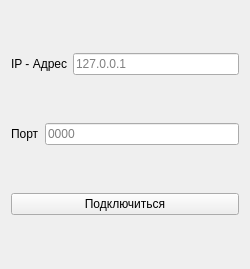
<?xml version="1.0" encoding="UTF-8"?>
<ui version="4.0">
 <class>TCPSettings</class>
 <widget class="QWidget" name="TCPSettings">
  <property name="geometry">
   <rect>
    <x>0</x>
    <y>0</y>
    <width>250</width>
    <height>269</height>
   </rect>
  </property>
  <property name="windowTitle">
   <string>Настройки TCP</string>
  </property>
  <layout class="QVBoxLayout" name="verticalLayout">
   <item>
    <layout class="QHBoxLayout" name="horizontalLayout">
     <property name="spacing">
      <number>5</number>
     </property>
     <item>
      <widget class="QLabel" name="label">
       <property name="sizePolicy">
        <sizepolicy hsizetype="Fixed" vsizetype="Fixed">
         <horstretch>0</horstretch>
         <verstretch>0</verstretch>
        </sizepolicy>
       </property>
       <property name="text">
        <string>IP - Адрес</string>
       </property>
      </widget>
     </item>
     <item>
      <widget class="QLineEdit" name="ip_edit">
       <property name="text">
        <string/>
       </property>
       <property name="placeholderText">
        <string>127.0.0.1</string>
       </property>
      </widget>
     </item>
    </layout>
   </item>
   <item>
    <layout class="QHBoxLayout" name="horizontalLayout_2">
     <item>
      <widget class="QLabel" name="label_2">
       <property name="sizePolicy">
        <sizepolicy hsizetype="Fixed" vsizetype="Fixed">
         <horstretch>0</horstretch>
         <verstretch>0</verstretch>
        </sizepolicy>
       </property>
       <property name="text">
        <string>Порт</string>
       </property>
      </widget>
     </item>
     <item>
      <widget class="QLineEdit" name="port_edit">
       <property name="text">
        <string/>
       </property>
       <property name="placeholderText">
        <string>0000</string>
       </property>
      </widget>
     </item>
    </layout>
   </item>
   <item>
    <widget class="QPushButton" name="connectButton">
     <property name="text">
      <string>Подключиться</string>
     </property>
    </widget>
   </item>
  </layout>
 </widget>
 <resources/>
 <connections/>
</ui>
